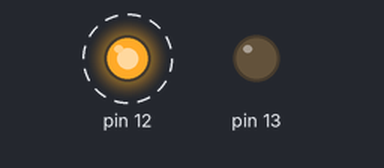
A sketch run on a simulated Arduino Uno, built with avr-gcc and run on an emulated ATmega328P. Parts: output pins drawn as LEDs (lit = HIGH). Dashed ring = blinking.

Above: at 0.02 s.
Timing chart, 0 to 3.0 s (numbered marks = the images above):
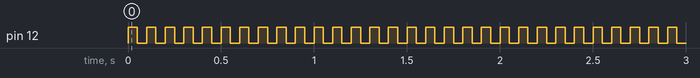

Measured:
- by itself, pin 12: alternates HIGH for 0.05 s and LOW for 0.05 s

The sketch:

testing_arrela_BT_device.ino
```cpp
void setup() {
 Serial.begin(9600);
 pinMode(13, OUTPUT);

 //This is to factory reset the other BTLE device
 pinMode(12, OUTPUT);
}

void loop() {
  digitalWrite(12, HIGH);
  delay(50);
  digitalWrite(12, LOW);
  delay(50);
//  Serial.println("Hello World! I am a new bluetooth module. Please allow me to send a really long message such as this one!");
//  digitalWrite(13,HIGH); //For seeing when msg is sent
//  delay(4000);
//  digitalWrite(13,LOW);
//  delay(1000);
}
```
